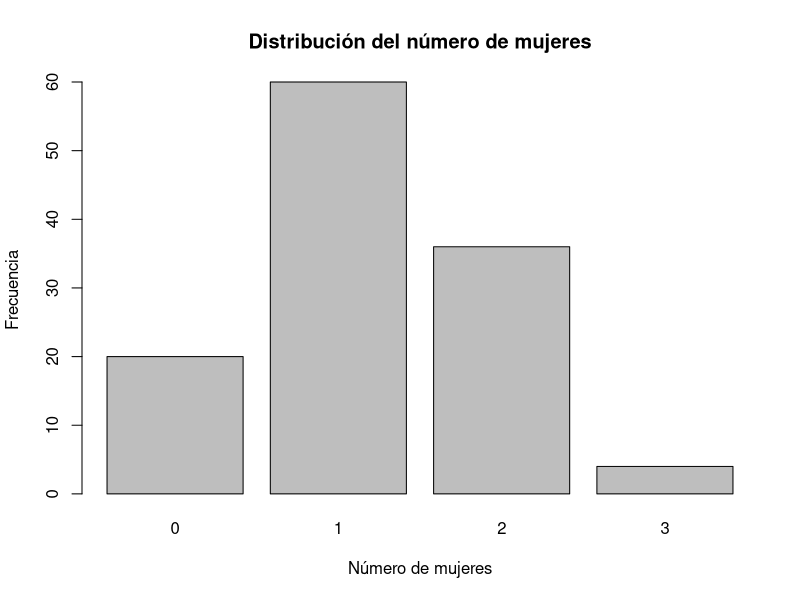
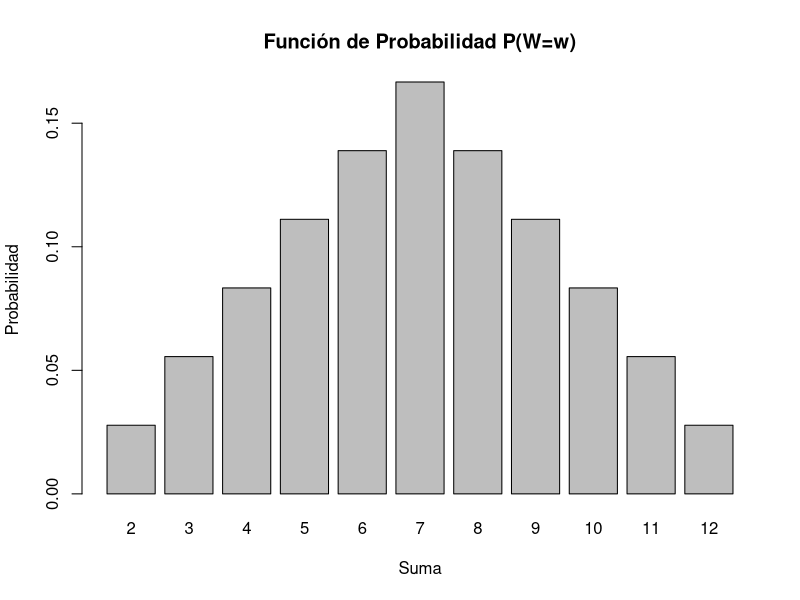
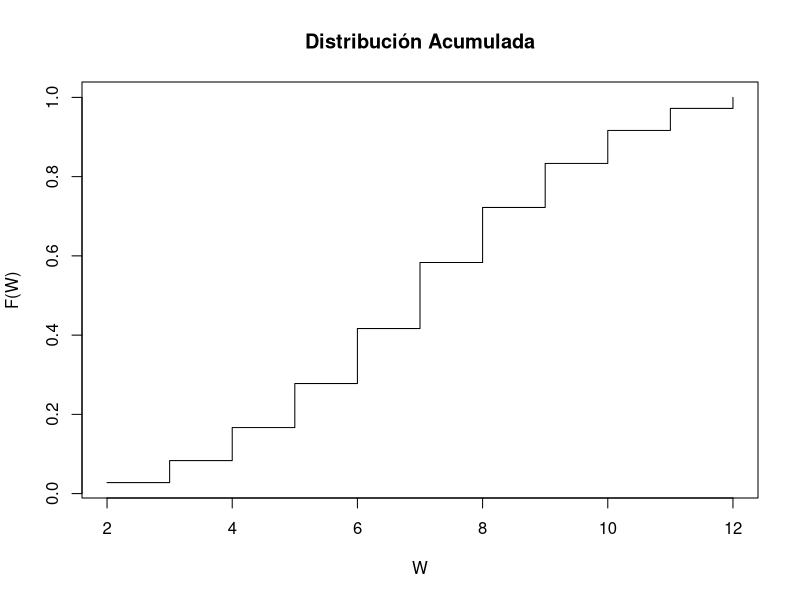

Recreate these plots in R, in order.
## ---- chunk 1
knitr::opts_chunk$set(echo = TRUE, warning = FALSE, message = FALSE)
## ---- chunk 2
mujeres <- c("MA", "MB", "MC", "MD")
hombres <- c("HA", "HB", "HC", "HD", "HE", "HF")
estudiantes <- c(mujeres, hombres)

length(estudiantes)
## ---- chunk 3
espacio_muestral <- combn(estudiantes, 3, simplify = FALSE)
espacio_muestral_str <- sapply(espacio_muestral, function(x) paste(sort(x), collapse = "-"))

length(espacio_muestral)
head(espacio_muestral_str)
## ---- chunk 4
contar_mujeres <- function(muestra) {
  sum(muestra %in% mujeres)
}

contiene_A_y_D <- function(muestra) {
  "MA" %in% muestra && "MD" %in% muestra
}
## ---- chunk 5
clasificacion <- data.frame(
  muestra = espacio_muestral_str,
  num_mujeres = sapply(espacio_muestral, contar_mujeres),
  tiene_A_y_D = sapply(espacio_muestral, contiene_A_y_D)
)

head(clasificacion)
## ---- chunk 6
prob_dos_mujeres <- mean(clasificacion$num_mujeres == 2)
prob_al_menos_una <- mean(clasificacion$num_mujeres >= 1)
prob_cero_mujeres <- mean(clasificacion$num_mujeres == 0)
prob_sin_A_y_D <- mean(!clasificacion$tiene_A_y_D)

c(prob_dos_mujeres,
  prob_al_menos_una,
  prob_cero_mujeres,
  prob_sin_A_y_D)
## ---- chunk 7
resumen1 <- data.frame(
  Condicion = c("Exactamente 2 mujeres", 
                "Al menos 1 mujer", 
                "Sin mujeres", 
                "MA y MD NO juntas"),
  Probabilidad = c(prob_dos_mujeres, prob_al_menos_una, prob_cero_mujeres, prob_sin_A_y_D)
)

resumen1
## ---- chunk 8
set.seed(123)
n_sim <- 100000

resultados_sim <- replicate(n_sim, sample(estudiantes, 3))

mean(apply(resultados_sim, 2, contar_mujeres) == 2)
## ---- chunk 9
tabla <- table(clasificacion$num_mujeres)

barplot(tabla,
        main = "Distribución del número de mujeres",
        xlab = "Número de mujeres",
        ylab = "Frecuencia")
## ---- chunk 10
dado1 <- 1:6
dado2 <- 1:6

espacio_muestral_dados <- expand.grid(Dado1 = dado1, Dado2 = dado2)
espacio_muestral_dados$Suma <- espacio_muestral_dados$Dado1 + espacio_muestral_dados$Dado2

head(espacio_muestral_dados)
## ---- chunk 11
tabla_frecuencias <- table(espacio_muestral_dados$Suma)
valores_W <- as.numeric(names(tabla_frecuencias))
frecuencias <- as.numeric(tabla_frecuencias)

probabilidades <- frecuencias / sum(frecuencias)
prob_acumulada <- cumsum(probabilidades)

dist_W <- data.frame(
  W = valores_W,
  Probabilidad = probabilidades,
  Acumulada = prob_acumulada
)

dist_W
## ---- chunk 12
barplot(probabilidades,
        names.arg = valores_W,
        main = "Función de Probabilidad P(W=w)",
        xlab = "Suma",
        ylab = "Probabilidad")
## ---- chunk 13
plot(valores_W, prob_acumulada, type = "s",
     main = "Distribución Acumulada",
     xlab = "W",
     ylab = "F(W)")
## ---- chunk 14
valor_esperado <- sum(valores_W * probabilidades)
varianza <- sum((valores_W - valor_esperado)^2 * probabilidades)
desviacion <- sqrt(varianza)

valor_esperado
varianza
desviacion
## ---- chunk 15
set.seed(123)
n <- 100000

d1 <- sample(1:6, n, replace = TRUE)
d2 <- sample(1:6, n, replace = TRUE)

sumas <- d1 + d2

mean(sumas)
var(sumas)
sd(sumas)
